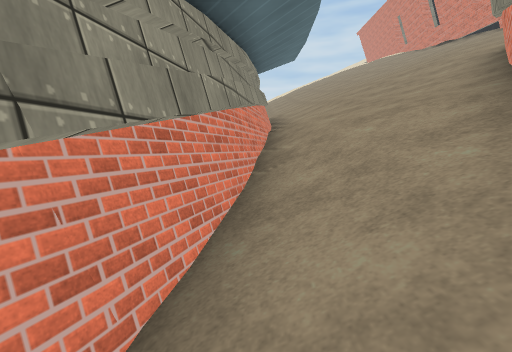
View 1 (above)

16 first-person views from a walk through a Unity game level. The camera is 1.3 m above the floor, tilts 6° down and sees 90° across. The floor is counted in squares, 2 m on a side. Each view is taken from the middle of a square. On the plan, view 1 faces up. The plan holds only what a view shows up to about 9 squares ahead; the rest is blank. The place goes on beyond the plan. Surface patterns are stand-ins for the level's own textures.

View 2
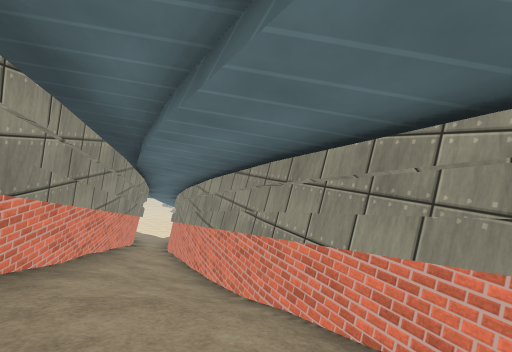

View 3
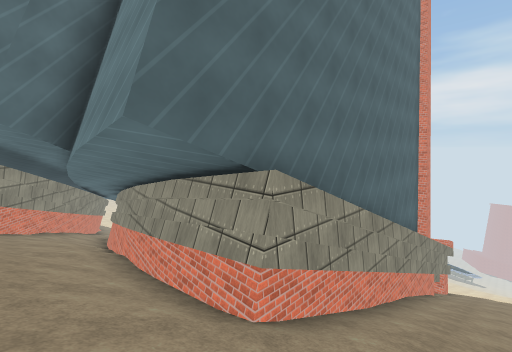

View 4
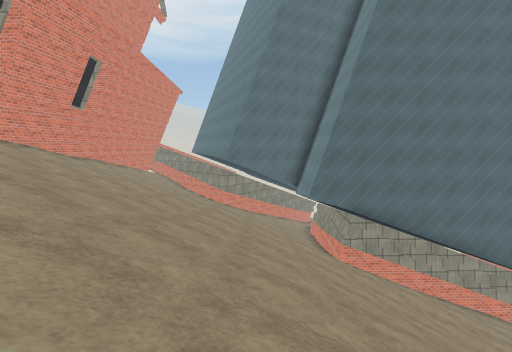

View 5
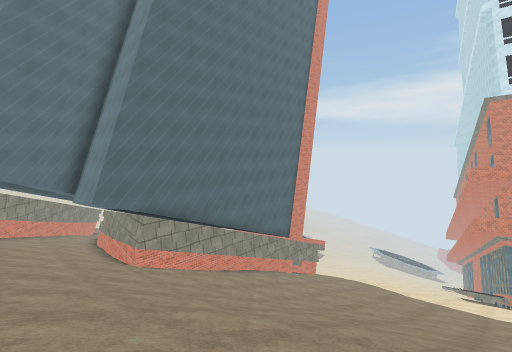

View 6
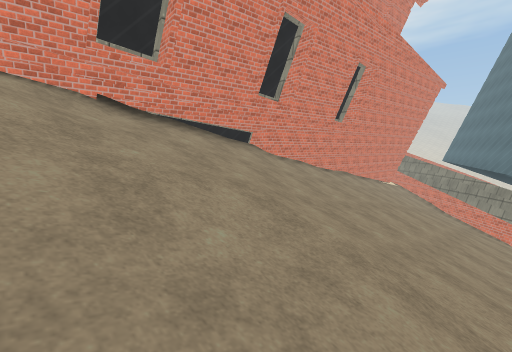

View 7
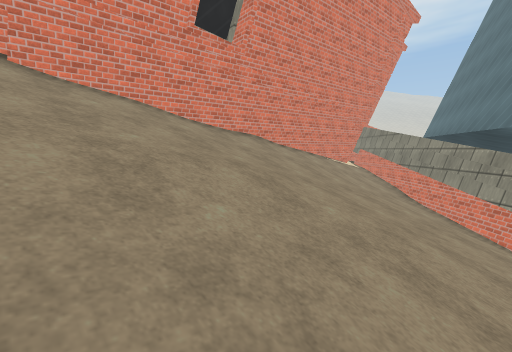

View 8
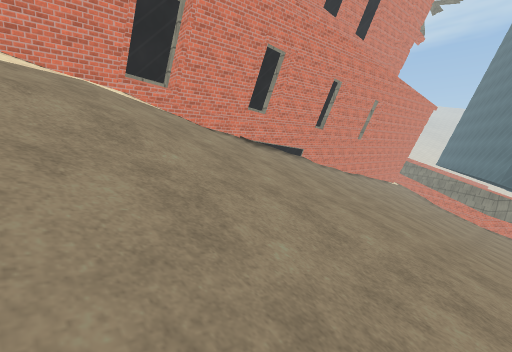

View 9
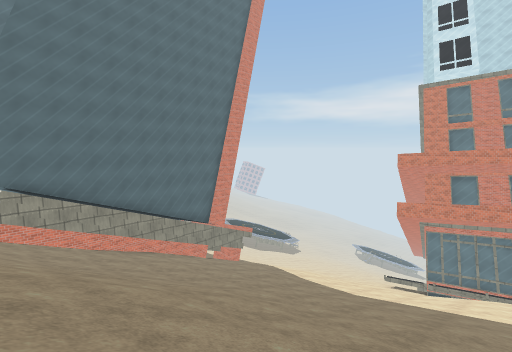

View 10
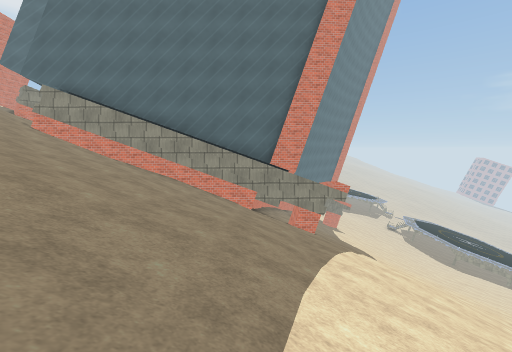

View 11
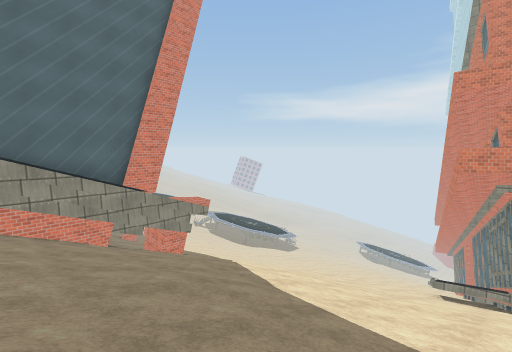

View 12
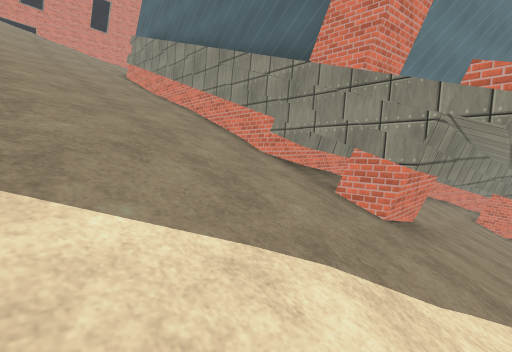

View 13
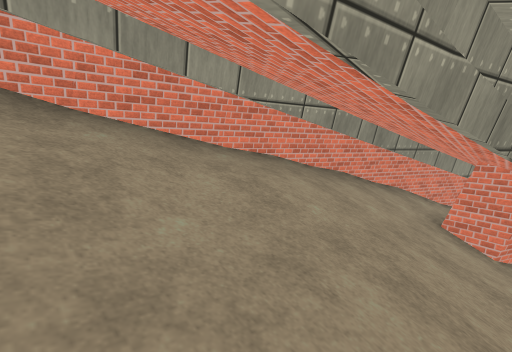

View 14
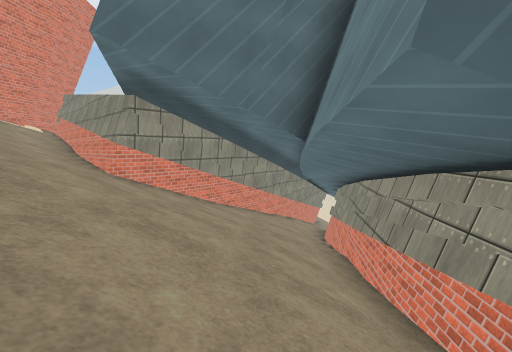

View 15
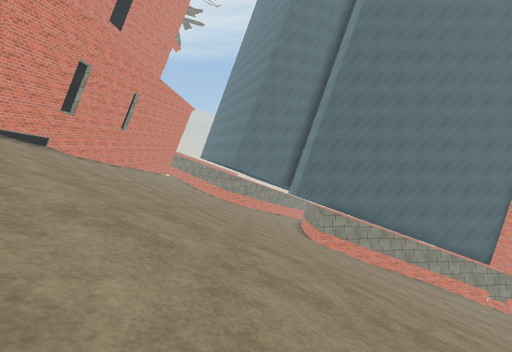

View 16
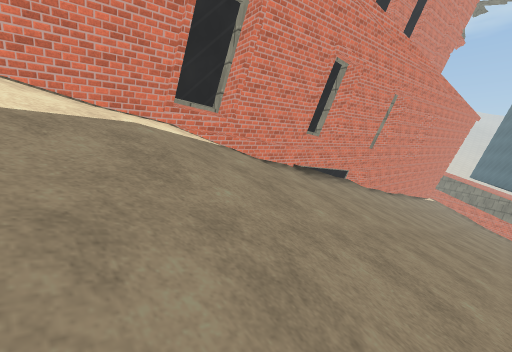

### Floor plan
Key: @ floor where view 1 was taken; # wall or solid block; / step, stairs or slope; = window, fence, low wall or low ledge; ^ raised ledge.
Columns run from 10 left of view 1 to 10 right of it. Each row starts with its distance up from view 1.
 20 ////////  /  ///////#
 19 /////////// ////////#
 18 ////////////////////#
 17 ////////////////////#
 16 ////////////////////#
 15 ////////////////////#
 14 ////////////////////#
 13 ////////////////////#
 12 ////////////////////#
 11 ////////////////////#
 10 ////////////////////#
  9 /##########/////////#
  8 /###      #/////////#
  7 //##      #/////////#
  6 //##      #/////////#
  5 //=#      #////#////#
  4 //^#      #///###///#
  3 /###     ##//## ##/##
  2 ###      #//##   ####
  1          #/##
  0          #@#
 -1          ###

Where each view was taken, in squares from view 1:
view 1: 0 up, 0 right, facing up
view 2: 5 up, 2 right, facing down-left
view 3: 11 up, 2 right, facing down-left
view 4: 17 up, 3 right, facing down
view 5: 17 up, 3 right, facing down-left
view 6: 16 up, 5 right, facing down-right
view 7: 11 up, 5 right, facing down-right
view 8: 20 up, 4 right, facing down-right
view 9: 20 up, 0 right, facing down-left
view 10: 18 up, 7 left, facing down
view 11: 17 up, 5 left, facing down-left
view 12: 13 up, 10 left, facing down-right
view 13: 7 up, 10 left, facing down-right
view 14: 10 up, 2 right, facing down
view 15: 20 up, 3 right, facing down
view 16: 20 up, 6 right, facing down-right
